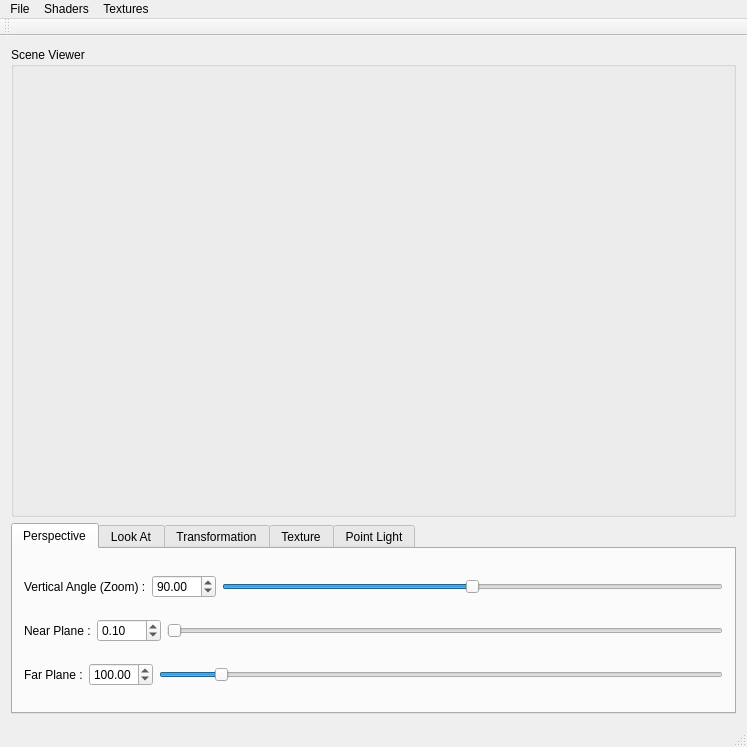
<?xml version="1.0" encoding="UTF-8"?>
<ui version="4.0">
 <class>MainWindow</class>
 <widget class="QMainWindow" name="MainWindow">
  <property name="geometry">
   <rect>
    <x>0</x>
    <y>0</y>
    <width>747</width>
    <height>747</height>
   </rect>
  </property>
  <property name="windowTitle">
   <string>MainWindow</string>
  </property>
  <widget class="QWidget" name="centralWidget">
   <layout class="QGridLayout" name="gridLayout">
    <item row="0" column="0">
     <widget class="QGroupBox" name="groupBox">
      <property name="sizePolicy">
       <sizepolicy hsizetype="Preferred" vsizetype="Expanding">
        <horstretch>0</horstretch>
        <verstretch>0</verstretch>
       </sizepolicy>
      </property>
      <property name="title">
       <string>Scene Viewer</string>
      </property>
      <layout class="QGridLayout" name="gridLayout_2"/>
     </widget>
    </item>
    <item row="1" column="0">
     <widget class="QTabWidget" name="mainTabs">
      <property name="sizePolicy">
       <sizepolicy hsizetype="Expanding" vsizetype="Fixed">
        <horstretch>0</horstretch>
        <verstretch>0</verstretch>
       </sizepolicy>
      </property>
      <property name="currentIndex">
       <number>0</number>
      </property>
      <widget class="QWidget" name="perspectiveTab">
       <attribute name="title">
        <string>Perspective</string>
       </attribute>
       <layout class="QGridLayout" name="gridLayout_7">
        <item row="0" column="0">
         <layout class="QHBoxLayout" name="horizontalLayout_2">
          <item>
           <widget class="QLabel" name="label">
            <property name="sizePolicy">
             <sizepolicy hsizetype="Fixed" vsizetype="Preferred">
              <horstretch>0</horstretch>
              <verstretch>0</verstretch>
             </sizepolicy>
            </property>
            <property name="text">
             <string>Vertical Angle (Zoom) :</string>
            </property>
           </widget>
          </item>
          <item>
           <widget class="QDoubleSpinBox" name="persVerticalAngleSpin">
            <property name="decimals">
             <number>2</number>
            </property>
            <property name="minimum">
             <double>0.000000000000000</double>
            </property>
            <property name="maximum">
             <double>180.000000000000000</double>
            </property>
            <property name="singleStep">
             <double>0.100000000000000</double>
            </property>
            <property name="value">
             <double>90.000000000000000</double>
            </property>
           </widget>
          </item>
          <item>
           <widget class="QSlider" name="persVerticalAngleSlider">
            <property name="maximum">
             <number>18000</number>
            </property>
            <property name="pageStep">
             <number>10</number>
            </property>
            <property name="value">
             <number>9000</number>
            </property>
            <property name="sliderPosition">
             <number>9000</number>
            </property>
            <property name="orientation">
             <enum>Qt::Horizontal</enum>
            </property>
           </widget>
          </item>
         </layout>
        </item>
        <item row="1" column="0">
         <layout class="QHBoxLayout" name="horizontalLayout_4">
          <item>
           <widget class="QLabel" name="label_3">
            <property name="sizePolicy">
             <sizepolicy hsizetype="Fixed" vsizetype="Preferred">
              <horstretch>0</horstretch>
              <verstretch>0</verstretch>
             </sizepolicy>
            </property>
            <property name="text">
             <string>Near Plane :</string>
            </property>
           </widget>
          </item>
          <item>
           <widget class="QDoubleSpinBox" name="persNearSpin">
            <property name="decimals">
             <number>2</number>
            </property>
            <property name="minimum">
             <double>0.000000000000000</double>
            </property>
            <property name="maximum">
             <double>999.000000000000000</double>
            </property>
            <property name="singleStep">
             <double>0.100000000000000</double>
            </property>
            <property name="value">
             <double>0.100000000000000</double>
            </property>
           </widget>
          </item>
          <item>
           <widget class="QSlider" name="persNearSlider">
            <property name="maximum">
             <number>99900</number>
            </property>
            <property name="value">
             <number>10</number>
            </property>
            <property name="orientation">
             <enum>Qt::Horizontal</enum>
            </property>
           </widget>
          </item>
         </layout>
        </item>
        <item row="2" column="0">
         <layout class="QHBoxLayout" name="horizontalLayout_5">
          <item>
           <widget class="QLabel" name="label_4">
            <property name="sizePolicy">
             <sizepolicy hsizetype="Fixed" vsizetype="Preferred">
              <horstretch>0</horstretch>
              <verstretch>0</verstretch>
             </sizepolicy>
            </property>
            <property name="text">
             <string>Far Plane :</string>
            </property>
           </widget>
          </item>
          <item>
           <widget class="QDoubleSpinBox" name="persFarSpin">
            <property name="minimum">
             <double>0.000000000000000</double>
            </property>
            <property name="maximum">
             <double>999.000000000000000</double>
            </property>
            <property name="singleStep">
             <double>0.100000000000000</double>
            </property>
            <property name="value">
             <double>100.000000000000000</double>
            </property>
           </widget>
          </item>
          <item>
           <widget class="QSlider" name="persFarSlider">
            <property name="maximum">
             <number>99900</number>
            </property>
            <property name="value">
             <number>10000</number>
            </property>
            <property name="orientation">
             <enum>Qt::Horizontal</enum>
            </property>
           </widget>
          </item>
         </layout>
        </item>
       </layout>
      </widget>
      <widget class="QWidget" name="lookAtTab">
       <attribute name="title">
        <string>Look At</string>
       </attribute>
       <layout class="QGridLayout" name="gridLayout_3">
        <item row="0" column="0">
         <layout class="QHBoxLayout" name="horizontalLayout_6">
          <item>
           <widget class="QLabel" name="label_5">
            <property name="sizePolicy">
             <sizepolicy hsizetype="Fixed" vsizetype="Preferred">
              <horstretch>0</horstretch>
              <verstretch>0</verstretch>
             </sizepolicy>
            </property>
            <property name="text">
             <string>Eye (X,Y,Z) :</string>
            </property>
           </widget>
          </item>
          <item>
           <widget class="QDoubleSpinBox" name="lookEyeXSpin">
            <property name="minimum">
             <double>-99999.000000000000000</double>
            </property>
            <property name="maximum">
             <double>99999.000000000000000</double>
            </property>
            <property name="singleStep">
             <double>0.100000000000000</double>
            </property>
            <property name="value">
             <double>0.000000000000000</double>
            </property>
           </widget>
          </item>
          <item>
           <widget class="QDoubleSpinBox" name="lookEyeYSpin">
            <property name="minimum">
             <double>-99999.000000000000000</double>
            </property>
            <property name="maximum">
             <double>99999.000000000000000</double>
            </property>
            <property name="singleStep">
             <double>0.100000000000000</double>
            </property>
            <property name="value">
             <double>0.000000000000000</double>
            </property>
           </widget>
          </item>
          <item>
           <widget class="QDoubleSpinBox" name="lookEyeZSpin">
            <property name="minimum">
             <double>-99999.000000000000000</double>
            </property>
            <property name="maximum">
             <double>99999.000000000000000</double>
            </property>
            <property name="singleStep">
             <double>0.100000000000000</double>
            </property>
            <property name="value">
             <double>1.000000000000000</double>
            </property>
           </widget>
          </item>
         </layout>
        </item>
        <item row="1" column="0">
         <layout class="QHBoxLayout" name="horizontalLayout_7">
          <item>
           <widget class="QLabel" name="label_6">
            <property name="sizePolicy">
             <sizepolicy hsizetype="Fixed" vsizetype="Preferred">
              <horstretch>0</horstretch>
              <verstretch>0</verstretch>
             </sizepolicy>
            </property>
            <property name="text">
             <string>Center (X,Y,Z) :</string>
            </property>
           </widget>
          </item>
          <item>
           <widget class="QDoubleSpinBox" name="lookCenterXSpin">
            <property name="minimum">
             <double>-99999.000000000000000</double>
            </property>
            <property name="maximum">
             <double>99999.000000000000000</double>
            </property>
            <property name="singleStep">
             <double>0.100000000000000</double>
            </property>
           </widget>
          </item>
          <item>
           <widget class="QDoubleSpinBox" name="lookCenterYSpin">
            <property name="minimum">
             <double>-99999.000000000000000</double>
            </property>
            <property name="maximum">
             <double>99999.000000000000000</double>
            </property>
            <property name="singleStep">
             <double>0.100000000000000</double>
            </property>
           </widget>
          </item>
          <item>
           <widget class="QDoubleSpinBox" name="lookCenterZSpin">
            <property name="minimum">
             <double>-99999.000000000000000</double>
            </property>
            <property name="maximum">
             <double>99999.000000000000000</double>
            </property>
            <property name="singleStep">
             <double>0.100000000000000</double>
            </property>
           </widget>
          </item>
         </layout>
        </item>
        <item row="2" column="0">
         <layout class="QHBoxLayout" name="horizontalLayout_8">
          <item>
           <widget class="QLabel" name="label_7">
            <property name="sizePolicy">
             <sizepolicy hsizetype="Fixed" vsizetype="Preferred">
              <horstretch>0</horstretch>
              <verstretch>0</verstretch>
             </sizepolicy>
            </property>
            <property name="text">
             <string>Up (X,Y,Z) :</string>
            </property>
           </widget>
          </item>
          <item>
           <widget class="QDoubleSpinBox" name="lookUpXSpin">
            <property name="minimum">
             <double>-99999.000000000000000</double>
            </property>
            <property name="maximum">
             <double>99999.000000000000000</double>
            </property>
            <property name="singleStep">
             <double>0.100000000000000</double>
            </property>
           </widget>
          </item>
          <item>
           <widget class="QDoubleSpinBox" name="lookUpYSpin">
            <property name="minimum">
             <double>-99999.000000000000000</double>
            </property>
            <property name="maximum">
             <double>99999.000000000000000</double>
            </property>
            <property name="singleStep">
             <double>0.100000000000000</double>
            </property>
            <property name="value">
             <double>1.000000000000000</double>
            </property>
           </widget>
          </item>
          <item>
           <widget class="QDoubleSpinBox" name="lookUpZSpin">
            <property name="minimum">
             <double>-99999.000000000000000</double>
            </property>
            <property name="maximum">
             <double>99999.000000000000000</double>
            </property>
            <property name="singleStep">
             <double>0.100000000000000</double>
            </property>
           </widget>
          </item>
         </layout>
        </item>
       </layout>
      </widget>
      <widget class="QWidget" name="transformTab">
       <attribute name="title">
        <string>Transformation</string>
       </attribute>
       <layout class="QGridLayout" name="gridLayout_4">
        <item row="0" column="0">
         <layout class="QHBoxLayout" name="horizontalLayout_9">
          <item>
           <widget class="QLabel" name="label_8">
            <property name="sizePolicy">
             <sizepolicy hsizetype="Fixed" vsizetype="Preferred">
              <horstretch>0</horstretch>
              <verstretch>0</verstretch>
             </sizepolicy>
            </property>
            <property name="text">
             <string>Scale :</string>
            </property>
           </widget>
          </item>
          <item>
           <widget class="QDoubleSpinBox" name="scaleSpin">
            <property name="minimum">
             <double>-99999.000000000000000</double>
            </property>
            <property name="maximum">
             <double>99999.000000000000000</double>
            </property>
            <property name="singleStep">
             <double>0.100000000000000</double>
            </property>
            <property name="value">
             <double>1.000000000000000</double>
            </property>
           </widget>
          </item>
         </layout>
        </item>
        <item row="1" column="0">
         <layout class="QHBoxLayout" name="horizontalLayout_10">
          <item>
           <widget class="QLabel" name="label_9">
            <property name="sizePolicy">
             <sizepolicy hsizetype="Fixed" vsizetype="Preferred">
              <horstretch>0</horstretch>
              <verstretch>0</verstretch>
             </sizepolicy>
            </property>
            <property name="text">
             <string>Translate (X,Y,Z) :</string>
            </property>
           </widget>
          </item>
          <item>
           <widget class="QDoubleSpinBox" name="translateXSpin">
            <property name="minimum">
             <double>-99999.000000000000000</double>
            </property>
            <property name="maximum">
             <double>99999.000000000000000</double>
            </property>
            <property name="singleStep">
             <double>0.100000000000000</double>
            </property>
           </widget>
          </item>
          <item>
           <widget class="QDoubleSpinBox" name="translateYSpin">
            <property name="minimum">
             <double>-99999.000000000000000</double>
            </property>
            <property name="maximum">
             <double>99999.000000000000000</double>
            </property>
            <property name="singleStep">
             <double>0.100000000000000</double>
            </property>
           </widget>
          </item>
          <item>
           <widget class="QDoubleSpinBox" name="translateZSpin">
            <property name="minimum">
             <double>-99999.000000000000000</double>
            </property>
            <property name="maximum">
             <double>99999.000000000000000</double>
            </property>
            <property name="singleStep">
             <double>0.100000000000000</double>
            </property>
           </widget>
          </item>
         </layout>
        </item>
        <item row="4" column="0">
         <layout class="QHBoxLayout" name="horizontalLayout_11">
          <item>
           <spacer name="horizontalSpacer">
            <property name="orientation">
             <enum>Qt::Horizontal</enum>
            </property>
            <property name="sizeType">
             <enum>QSizePolicy::Maximum</enum>
            </property>
            <property name="sizeHint" stdset="0">
             <size>
              <width>19</width>
              <height>20</height>
             </size>
            </property>
           </spacer>
          </item>
          <item>
           <widget class="QLabel" name="label_10">
            <property name="sizePolicy">
             <sizepolicy hsizetype="Fixed" vsizetype="Preferred">
              <horstretch>0</horstretch>
              <verstretch>0</verstretch>
             </sizepolicy>
            </property>
            <property name="text">
             <string>Axis (X,Y,Z) :</string>
            </property>
           </widget>
          </item>
          <item>
           <widget class="QDoubleSpinBox" name="rotateXSpin">
            <property name="minimum">
             <double>-99999.000000000000000</double>
            </property>
            <property name="maximum">
             <double>99999.000000000000000</double>
            </property>
            <property name="singleStep">
             <double>0.100000000000000</double>
            </property>
           </widget>
          </item>
          <item>
           <widget class="QDoubleSpinBox" name="rotateYSpin">
            <property name="minimum">
             <double>-99999.000000000000000</double>
            </property>
            <property name="maximum">
             <double>99999.000000000000000</double>
            </property>
            <property name="singleStep">
             <double>0.100000000000000</double>
            </property>
           </widget>
          </item>
          <item>
           <widget class="QDoubleSpinBox" name="rotateZSpin">
            <property name="minimum">
             <double>-99999.000000000000000</double>
            </property>
            <property name="maximum">
             <double>99999.000000000000000</double>
            </property>
            <property name="singleStep">
             <double>0.100000000000000</double>
            </property>
           </widget>
          </item>
         </layout>
        </item>
        <item row="5" column="0">
         <layout class="QHBoxLayout" name="horizontalLayout_3">
          <item>
           <spacer name="horizontalSpacer_2">
            <property name="orientation">
             <enum>Qt::Horizontal</enum>
            </property>
            <property name="sizeType">
             <enum>QSizePolicy::Maximum</enum>
            </property>
            <property name="sizeHint" stdset="0">
             <size>
              <width>19</width>
              <height>20</height>
             </size>
            </property>
           </spacer>
          </item>
          <item>
           <widget class="QLabel" name="label_14">
            <property name="text">
             <string>Angle (-360 : +360) :</string>
            </property>
           </widget>
          </item>
          <item>
           <widget class="QDoubleSpinBox" name="rotateAngleSpin">
            <property name="minimum">
             <double>-99999.000000000000000</double>
            </property>
            <property name="maximum">
             <double>99999.000000000000000</double>
            </property>
            <property name="singleStep">
             <double>0.100000000000000</double>
            </property>
           </widget>
          </item>
          <item>
           <widget class="QSlider" name="rotateAngleSlider">
            <property name="minimum">
             <number>-3600</number>
            </property>
            <property name="maximum">
             <number>3600</number>
            </property>
            <property name="orientation">
             <enum>Qt::Horizontal</enum>
            </property>
           </widget>
          </item>
         </layout>
        </item>
        <item row="2" column="0">
         <widget class="Line" name="line">
          <property name="orientation">
           <enum>Qt::Horizontal</enum>
          </property>
         </widget>
        </item>
        <item row="3" column="0">
         <widget class="QLabel" name="label_15">
          <property name="text">
           <string>Rotate:</string>
          </property>
         </widget>
        </item>
       </layout>
      </widget>
      <widget class="QWidget" name="textureTab">
       <attribute name="title">
        <string>Texture</string>
       </attribute>
       <layout class="QGridLayout" name="gridLayout_6">
        <item row="0" column="0">
         <layout class="QHBoxLayout" name="horizontalLayout">
          <item>
           <widget class="QLabel" name="label_2">
            <property name="text">
             <string>Texture File :</string>
            </property>
           </widget>
          </item>
          <item>
           <widget class="QLineEdit" name="textureFileEdit"/>
          </item>
          <item>
           <widget class="QPushButton" name="browseTextureBtn">
            <property name="text">
             <string>Browse</string>
            </property>
           </widget>
          </item>
         </layout>
        </item>
       </layout>
      </widget>
      <widget class="QWidget" name="diffuseLightTab">
       <attribute name="title">
        <string>Point Light</string>
       </attribute>
       <layout class="QGridLayout" name="gridLayout_5">
        <item row="1" column="0">
         <layout class="QHBoxLayout" name="horizontalLayout_14">
          <item>
           <widget class="QLabel" name="label_12">
            <property name="sizePolicy">
             <sizepolicy hsizetype="Fixed" vsizetype="Preferred">
              <horstretch>0</horstretch>
              <verstretch>0</verstretch>
             </sizepolicy>
            </property>
            <property name="text">
             <string>Ia :</string>
            </property>
           </widget>
          </item>
          <item>
           <widget class="QDoubleSpinBox" name="lightIa1Spin">
            <property name="singleStep">
             <double>0.100000000000000</double>
            </property>
            <property name="value">
             <double>0.000000000000000</double>
            </property>
           </widget>
          </item>
          <item>
           <widget class="QDoubleSpinBox" name="lightIa2Spin">
            <property name="singleStep">
             <double>0.100000000000000</double>
            </property>
            <property name="value">
             <double>1.000000000000000</double>
            </property>
           </widget>
          </item>
          <item>
           <widget class="QDoubleSpinBox" name="lightIa3Spin">
            <property name="singleStep">
             <double>0.100000000000000</double>
            </property>
            <property name="value">
             <double>0.000000000000000</double>
            </property>
           </widget>
          </item>
         </layout>
        </item>
        <item row="3" column="0">
         <layout class="QHBoxLayout" name="horizontalLayout_41">
          <item>
           <widget class="QLabel" name="label_21">
            <property name="sizePolicy">
             <sizepolicy hsizetype="Fixed" vsizetype="Preferred">
              <horstretch>0</horstretch>
              <verstretch>0</verstretch>
             </sizepolicy>
            </property>
            <property name="text">
             <string>Is :</string>
            </property>
           </widget>
          </item>
          <item>
           <widget class="QDoubleSpinBox" name="lightIs1Spin">
            <property name="singleStep">
             <double>0.100000000000000</double>
            </property>
            <property name="value">
             <double>0.000000000000000</double>
            </property>
           </widget>
          </item>
          <item>
           <widget class="QDoubleSpinBox" name="lightIs2Spin">
            <property name="singleStep">
             <double>0.100000000000000</double>
            </property>
            <property name="value">
             <double>1.000000000000000</double>
            </property>
           </widget>
          </item>
          <item>
           <widget class="QDoubleSpinBox" name="lightIs3Spin">
            <property name="singleStep">
             <double>0.100000000000000</double>
            </property>
            <property name="value">
             <double>0.000000000000000</double>
            </property>
           </widget>
          </item>
         </layout>
        </item>
        <item row="4" column="0">
         <layout class="QHBoxLayout" name="horizontalLayout_42">
          <item>
           <widget class="QLabel" name="label_421">
            <property name="sizePolicy">
             <sizepolicy hsizetype="Fixed" vsizetype="Preferred">
              <horstretch>0</horstretch>
              <verstretch>0</verstretch>
             </sizepolicy>
            </property>
            <property name="text">
             <string>Atenuation :</string>
            </property>
           </widget>
          </item>
          <item>
           <widget class="QDoubleSpinBox" name="lightCoefA">
            <property name="singleStep">
             <double>0.100000000000000</double>
            </property>
            <property name="value">
             <double>0.000000000000000</double>
            </property>
           </widget>
          </item>
          <item>
           <widget class="QDoubleSpinBox" name="lightCoefB">
            <property name="singleStep">
             <double>0.100000000000000</double>
            </property>
            <property name="value">
             <double>0.000000000000000</double>
            </property>
           </widget>
          </item>
          <item>
           <widget class="QDoubleSpinBox" name="lightCoefC">
            <property name="singleStep">
             <double>0.100000000000000</double>
            </property>
            <property name="value">
             <double>1.000000000000000</double>
            </property>
           </widget>
          </item>
         </layout>
        </item>
        <item row="0" column="0">
         <layout class="QHBoxLayout" name="horizontalLayout_13">
          <item>
           <widget class="QLabel" name="label_11">
            <property name="sizePolicy">
             <sizepolicy hsizetype="Fixed" vsizetype="Preferred">
              <horstretch>0</horstretch>
              <verstretch>0</verstretch>
             </sizepolicy>
            </property>
            <property name="text">
             <string>Position (X,Y,Z) :</string>
            </property>
           </widget>
          </item>
          <item>
           <widget class="QDoubleSpinBox" name="lightPosXSpin">
            <property name="minimum">
             <double>-99999.000000000000000</double>
            </property>
            <property name="maximum">
             <double>99999.000000000000000</double>
            </property>
            <property name="singleStep">
             <double>0.100000000000000</double>
            </property>
            <property name="value">
             <double>-25.000000000000000</double>
            </property>
           </widget>
          </item>
          <item>
           <widget class="QDoubleSpinBox" name="lightPosYSpin">
            <property name="minimum">
             <double>-99999.000000000000000</double>
            </property>
            <property name="maximum">
             <double>99999.000000000000000</double>
            </property>
            <property name="singleStep">
             <double>0.100000000000000</double>
            </property>
            <property name="value">
             <double>25.000000000000000</double>
            </property>
           </widget>
          </item>
          <item>
           <widget class="QDoubleSpinBox" name="lightPosZSpin">
            <property name="minimum">
             <double>-99999.000000000000000</double>
            </property>
            <property name="maximum">
             <double>99999.000000000000000</double>
            </property>
            <property name="singleStep">
             <double>0.100000000000000</double>
            </property>
            <property name="value">
             <double>25.000000000000000</double>
            </property>
           </widget>
          </item>
         </layout>
        </item>
        <item row="2" column="0">
         <layout class="QHBoxLayout" name="horizontalLayout_15">
          <item>
           <widget class="QLabel" name="label_13">
            <property name="sizePolicy">
             <sizepolicy hsizetype="Fixed" vsizetype="Preferred">
              <horstretch>0</horstretch>
              <verstretch>0</verstretch>
             </sizepolicy>
            </property>
            <property name="text">
             <string>Id :</string>
            </property>
           </widget>
          </item>
          <item>
           <widget class="QDoubleSpinBox" name="lightId1Spin">
            <property name="singleStep">
             <double>0.100000000000000</double>
            </property>
            <property name="value">
             <double>1.000000000000000</double>
            </property>
           </widget>
          </item>
          <item>
           <widget class="QDoubleSpinBox" name="lightId2Spin">
            <property name="singleStep">
             <double>0.100000000000000</double>
            </property>
            <property name="value">
             <double>1.000000000000000</double>
            </property>
           </widget>
          </item>
          <item>
           <widget class="QDoubleSpinBox" name="lightId3Spin">
            <property name="singleStep">
             <double>0.100000000000000</double>
            </property>
            <property name="value">
             <double>1.000000000000000</double>
            </property>
           </widget>
          </item>
         </layout>
        </item>
       </layout>
      </widget>
     </widget>
    </item>
   </layout>
  </widget>
  <widget class="QMenuBar" name="menuBar">
   <property name="geometry">
    <rect>
     <x>0</x>
     <y>0</y>
     <width>747</width>
     <height>22</height>
    </rect>
   </property>
   <widget class="QMenu" name="menuModels">
    <property name="title">
     <string>File</string>
    </property>
    <addaction name="action_obre_fitxer"/>
    <addaction name="action_obre_escena"/>
    <addaction name="action_obre_dades"/>
    <addaction name="separator"/>
    <addaction name="action_save_frame_as_image"/>
    <addaction name="action_start_and_save_animation"/>
    <addaction name="separator"/>
    <addaction name="actionAbout_Qt"/>
    <addaction name="separator"/>
    <addaction name="action_exit"/>
   </widget>
   <widget class="QMenu" name="menuShaders">
    <property name="title">
     <string>Shaders</string>
    </property>
    <addaction name="action_gouraud"/>
    <addaction name="action_phong"/>
    <addaction name="action_toon"/>
    <addaction name="actionPhong_Indirect_Shader"/>
   </widget>
   <widget class="QMenu" name="menuTextures">
    <property name="title">
     <string>Textures</string>
    </property>
    <addaction name="action_activa_background"/>
    <addaction name="action_phong_tex"/>
    <addaction name="action_bump_mapping"/>
    <addaction name="action_environmental_mapping"/>
    <addaction name="action_transparencies"/>
   </widget>
   <addaction name="menuModels"/>
   <addaction name="menuShaders"/>
   <addaction name="menuTextures"/>
  </widget>
  <widget class="QToolBar" name="mainToolBar">
   <attribute name="toolBarArea">
    <enum>TopToolBarArea</enum>
   </attribute>
   <attribute name="toolBarBreak">
    <bool>false</bool>
   </attribute>
  </widget>
  <widget class="QStatusBar" name="statusBar"/>
  <action name="action_phong">
   <property name="text">
    <string>Phong Shader</string>
   </property>
   <property name="toolTip">
    <string>Activar Phong Shader</string>
   </property>
   <property name="shortcut">
    <string>Alt+2</string>
   </property>
  </action>
  <action name="action_gouraud">
   <property name="text">
    <string>Gouraud Shader</string>
   </property>
   <property name="toolTip">
    <string>Activar Gouraud Shader</string>
   </property>
   <property name="shortcut">
    <string>Alt+1</string>
   </property>
  </action>
  <action name="action_toon">
   <property name="text">
    <string>Toon Shader</string>
   </property>
   <property name="toolTip">
    <string>Activar Toon Shader</string>
   </property>
   <property name="shortcut">
    <string>Alt+3</string>
   </property>
  </action>
  <action name="action_obre_fitxer">
   <property name="text">
    <string>Obre Fitxer .obj</string>
   </property>
   <property name="toolTip">
    <string>Obre Fitxer .obj</string>
   </property>
   <property name="shortcut">
    <string>Ctrl+F</string>
   </property>
  </action>
  <action name="action_activa_background">
   <property name="text">
    <string>Active background</string>
   </property>
   <property name="shortcut">
    <string>Ctrl+1</string>
   </property>
  </action>
  <action name="action_phong_tex">
   <property name="text">
    <string>PhongTex</string>
   </property>
   <property name="shortcut">
    <string>Ctrl+2</string>
   </property>
  </action>
  <action name="action_bump_mapping">
   <property name="text">
    <string>Bump-mapping</string>
   </property>
   <property name="shortcut">
    <string>Ctrl+3</string>
   </property>
  </action>
  <action name="action_environmental_mapping">
   <property name="text">
    <string>Environmental-mapping</string>
   </property>
   <property name="shortcut">
    <string>Ctrl+4</string>
   </property>
  </action>
  <action name="action_transparencies">
   <property name="text">
    <string>Transparencies</string>
   </property>
   <property name="shortcut">
    <string>Ctrl+5</string>
   </property>
  </action>
  <action name="action_afegeix_llum_puntual">
   <property name="text">
    <string>Afegeix Llum</string>
   </property>
  </action>
  <action name="action_save_frame_as_image">
   <property name="text">
    <string>Save Frame as Image</string>
   </property>
  </action>
  <action name="action_obre_escena">
   <property name="text">
    <string>Obre Escena</string>
   </property>
   <property name="shortcut">
    <string>Ctrl+E</string>
   </property>
  </action>
  <action name="action_start_and_save_animation">
   <property name="text">
    <string>Start and Save Animation</string>
   </property>
  </action>
  <action name="action_exit">
   <property name="text">
    <string>Exit</string>
   </property>
   <property name="shortcut">
    <string>Ctrl+Q</string>
   </property>
  </action>
  <action name="actionAbout_Qt">
   <property name="text">
    <string>About Qt</string>
   </property>
  </action>
  <action name="action_obre_dades">
   <property name="text">
    <string>Obre Dades</string>
   </property>
   <property name="shortcut">
    <string>Ctrl+D</string>
   </property>
  </action>
  <action name="actionPhong_Indirect_Shader">
   <property name="text">
    <string>Phong Indirect Shader</string>
   </property>
   <property name="shortcut">
    <string>Alt+4</string>
   </property>
  </action>
 </widget>
 <layoutdefault spacing="6" margin="11"/>
 <tabstops>
  <tabstop>mainTabs</tabstop>
  <tabstop>persVerticalAngleSpin</tabstop>
  <tabstop>persVerticalAngleSlider</tabstop>
  <tabstop>persNearSpin</tabstop>
  <tabstop>persNearSlider</tabstop>
  <tabstop>persFarSpin</tabstop>
  <tabstop>persFarSlider</tabstop>
  <tabstop>lookEyeXSpin</tabstop>
  <tabstop>lookEyeYSpin</tabstop>
  <tabstop>lookEyeZSpin</tabstop>
  <tabstop>lookCenterXSpin</tabstop>
  <tabstop>lookCenterYSpin</tabstop>
  <tabstop>lookCenterZSpin</tabstop>
  <tabstop>lookUpXSpin</tabstop>
  <tabstop>lookUpYSpin</tabstop>
  <tabstop>lookUpZSpin</tabstop>
  <tabstop>scaleSpin</tabstop>
  <tabstop>translateXSpin</tabstop>
  <tabstop>translateYSpin</tabstop>
  <tabstop>translateZSpin</tabstop>
  <tabstop>rotateXSpin</tabstop>
  <tabstop>rotateYSpin</tabstop>
  <tabstop>rotateZSpin</tabstop>
  <tabstop>rotateAngleSlider</tabstop>
  <tabstop>textureFileEdit</tabstop>
  <tabstop>browseTextureBtn</tabstop>
  <tabstop>lightPosXSpin</tabstop>
  <tabstop>lightPosYSpin</tabstop>
  <tabstop>lightPosZSpin</tabstop>
  <tabstop>lightIa1Spin</tabstop>
  <tabstop>lightIa2Spin</tabstop>
  <tabstop>lightIa3Spin</tabstop>
  <tabstop>lightId1Spin</tabstop>
  <tabstop>lightId2Spin</tabstop>
  <tabstop>lightId3Spin</tabstop>
  <tabstop>lightIs2Spin</tabstop>
  <tabstop>lightIs3Spin</tabstop>
 </tabstops>
 <resources/>
 <connections/>
</ui>
